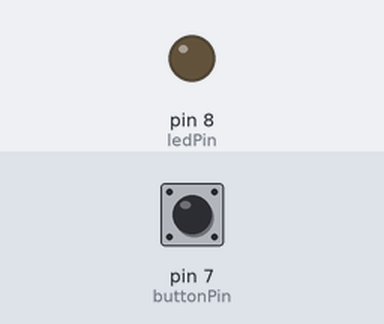
This sketch was run on a simulated Arduino Uno, built with avr-gcc and run on an emulated ATmega328P. Parts: output pins drawn as LEDs (lit = HIGH). The test bench sets the inputs (shaded band); at power-on: pin 7 (buttonPin) HIGH.

Above: at 1.2 s.
1.3 s: pin 7 (buttonPin) pulled LOW for 0.15 s
At 1.37 s:
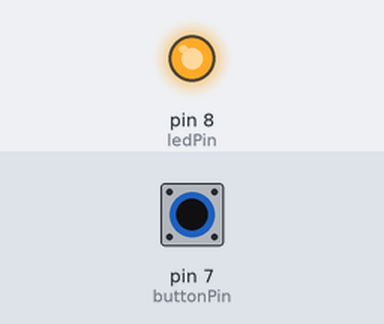
2.9 s: pin 7 (buttonPin) pulled LOW for 3.2 s
At 6.7 s:
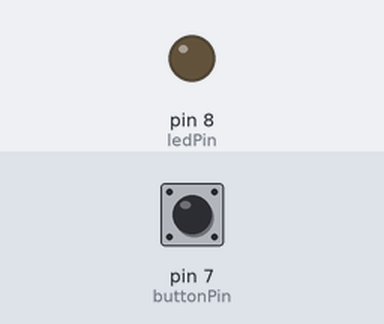
Timing chart, 0 to 8.2 s (numbered marks = the images above; inputs shaded):
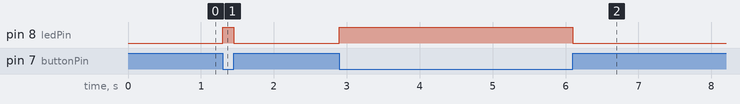

Measured:
- after the input at 1.3 s, pin 8 (ledPin): LOW → HIGH at once, → LOW 0.15 s later
- after the input at 2.9 s, pin 8 (ledPin): LOW → HIGH at once, → LOW 3.2 s later

The sketch:

PinChangeInterrupts.ino
```cpp
//pin definitions
int ledPin = 8;
int buttonPin = 7;

//boolean for toggle state when there is a interrupt or change
bool togglestate = false;

void setup() {

  //sets data direction to output
  pinMode(ledPin, OUTPUT);

  //set switch as input with pullup
  pinMode(buttonPin, INPUT_PULLUP);


  //enables PCIE2 Bit3 = 1, port D
  PCICR |= B00000100;
  // Select PCINT23 Bit7 = 1, pin d7
  PCMSK2 |= B10000000;

}

void loop() {
  //
}

ISR (PCINT2_vect)
{
  // Interrupt for Port D
  // Invert toggle state
  togglestate = !togglestate;
  // Indicate state on LED
  digitalWrite(ledPin, togglestate);


}
```
